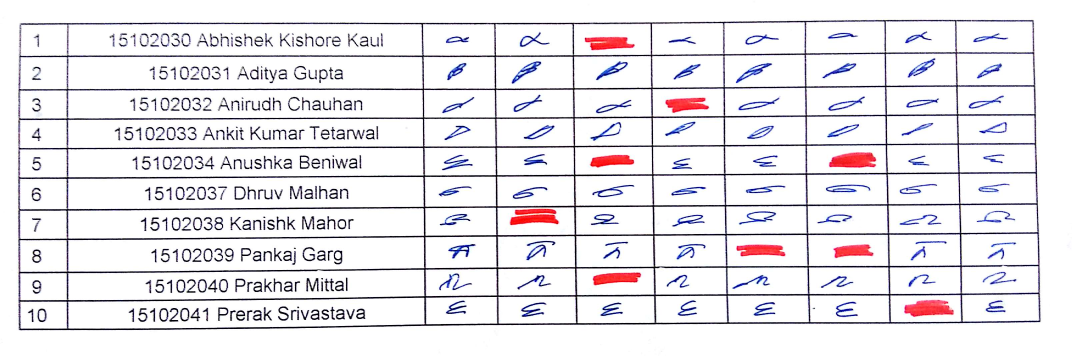
#> input picture phase_III/images/cam03.jpg, 3216 x 1068 px (shown at 1/3 size)
$ python demo.py   (Python 2 division)
#> lines starting #> are read from the running program, lines starting #| are printed output that depends on the picture; after the words box and inside, x2 and y2 are one past the last pixel; in counts of white or black regions, pixels touching at a corner belong together
import cv2
import numpy as np
# from fpt import four_point_transform
import PyTesser.pytesser as pyt
from PIL import Image
# import time

def show(str, im):
    H,W=(480.0,300.0)
##    H,W=(480.0*0.8,300.0*0.8)
    l = len(im.shape)
    if l == 3:
        [h, w, x] = im.shape;
    else:
        [h, w, ] = im.shape;
    # print h,w
    if h > H or w > W:
        x = [H / h, W / w];
        # print x
        x = max(x)
        if x < 1.0:
            im = cv2.resize(im, (0, 0), fx=x, fy=x)
    cv2.imshow(str, im);
# [91 lines left out: functions change, order_points, four_point_transform, findRegion, not called in this run]
def findLargestContourIndex(contours):
    maxIndex = 0;
    maxArea = cv2.contourArea(contours[0]);
    for i in range(0, len(contours)):
        r = cv2.boundingRect(contours[i]);
        area = r[2] * r[3];
        # print area
        if area > maxArea:
            maxIndex = i;
            maxArea = area;
    # print maxArea;
    # print maxIndex
    # print len(contours)
    return maxIndex;
# [57 lines left out: functions showEachCell, findAttendance, not called in this run]
def getLargestContour(im):
    contours, hier = cv2.findContours(im.copy(), cv2.RETR_CCOMP, cv2.CHAIN_APPROX_SIMPLE)
    maxIndex = findLargestContourIndex(contours);
    maxPt = tuple(contours[maxIndex][0][0])
    # # print maxPt
    # cv2.circle(img,maxPt,1,(0,255,0),thickness=2,lineType=-1);
    h,w=im.shape
    mask = np.zeros((h + 2, w + 2), np.uint8)
    cv2.floodFill(im, mask, maxPt, 127);
    # [9 lines of commented-out code are left out]
    im = cv2.inRange(im, 127, 127);
    return im;
# engine=pyttsx.init()

def findGrid(img):
    gray = cv2.cvtColor(img, cv2.COLOR_BGR2GRAY);
    h, w = gray.shape;
    ret, temp = cv2.threshold(gray, 127, 255, cv2.THRESH_BINARY);
    show('Image', gray)
    cv2.waitKey(0);

    # kernel=np.ones((1,1),dtype=np.uint8);
    # temp=cv2.erode(temp,kernel,iterations=1);
    # show('Image', temp);
    # cv2.waitKey(0);
    # cv2.drawContours(img, contours, -1, (0,255,0), 2)
    # show('Image',img);
    # cv2.waitKey(0);

    temp = abs(255 - temp);

    imGrid = getLargestContour(temp);

    imGrid = abs(255 - imGrid);

    show('Image',imGrid)
    cv2.waitKey(0);

    kernel = np.ones((25, 25), dtype=np.uint8);
    imGrid = cv2.erode(imGrid, kernel, iterations=1);
##    mask = np.zeros((h + 2, w + 2), np.uint8)
##    cv2.floodFill(imGrid,mask,(0,0),0);

    return imGrid

# [47 lines left out: functions checkPresent, arrangeCells, not called in this run]

def simplify(im,imGrid):

    imGrid = 255-imGrid
    contours,ret=cv2.findContours(imGrid.copy(),cv2.RETR_LIST,cv2.CHAIN_APPROX_SIMPLE)
    contours = sorted(contours, key = cv2.contourArea, reverse = True)[:5]
    peri = cv2.arcLength(contours[0],True)
    approx = cv2.approxPolyDP(contours[0], 0.1 * peri, True)
    pts=approx.flatten()
##    cv2.rectangle(imGrid,(pts[0],pts[1]),(pts[4],pts[5]),127,100)
    print pts
    pts=([pts[0],pts[1]],[pts[2],pts[3]],[pts[4],pts[5]],[pts[6],pts[7]])

    show('Image', imGrid)
    cv2.waitKey(0);

    imGrid = four_point_transform(imGrid.copy(), pts)
    im = four_point_transform(im.copy(), pts)

##    show('Image', imGrid)
##    cv2.waitKey(0);

    return im,imGrid

if __name__ == '__main__':

    cv2.destroyAllWindows()

    days=7;noOfStudents=10;
    img = cv2.imread('images//cam03.jpg');
#> img is the input picture: shape (1068, 3216, 3); mean B, G, R 234, 230.2, 232.6
    show('Image', img)
    cv2.waitKey(0);

    imGrid=findGrid(img)
#> in findGrid, `gray = cv2.cvtColor(img, cv2.COLOR_BGR2GRAY);`:
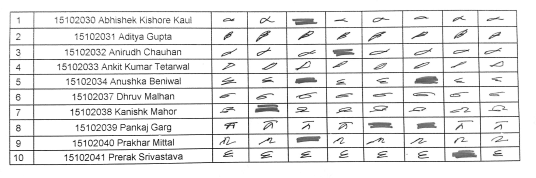
#> gray: shape (1068, 3216) (shown at 1/6 size); min 0, max 255, mean 231.3
#> in findGrid, `ret, temp = cv2.threshold(gray, 127, 255, cv2.THRESH_BINARY);`:
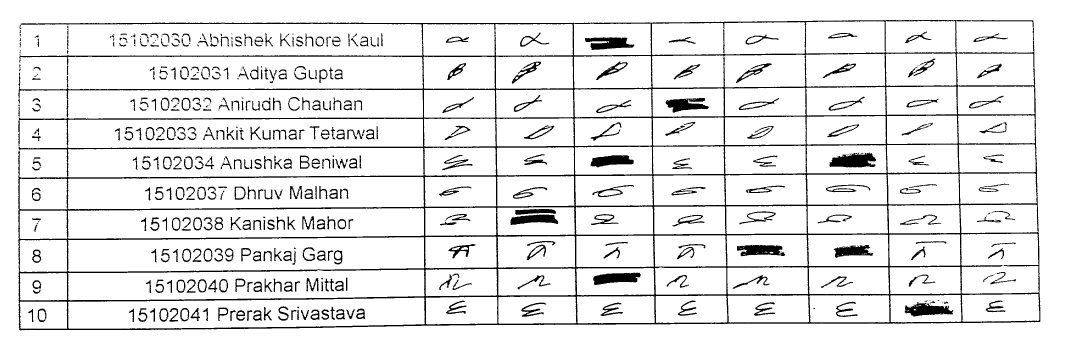
#> temp: shape (1068, 3216) (shown at 1/3 size); 90.9% white; 559 black regions (116 under 20 px), largest, box (x1, y1, x2, y2) and area: (55, 60, 3121, 991) 163032, (2488, 458, 2628, 502) 4482, (1779, 818, 1923, 855) 3673
#> in findGrid, `temp = abs(255 - temp);`:
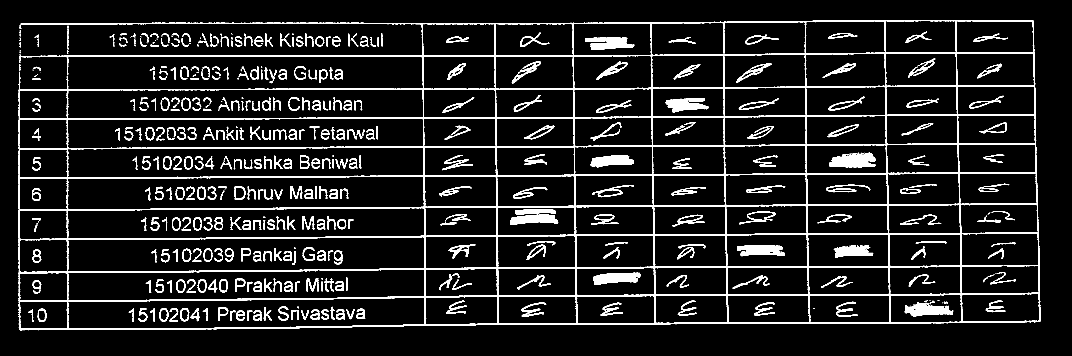
#> temp: shape (1068, 3216) (shown at 1/3 size); 9.1% white; 559 white regions (116 under 20 px)
#> in getLargestContour, `contours, hier = cv2.findContours(im.copy(), cv2.RETR_CCOMP, cv2.CHAIN..`: contours = 849 contours, 241 with area under 20; largest, box (x1, y1, x2, y2) and area: (55, 60, 3121, 991) 2328467, (58, 623, 1273, 718) 103024, (203, 710, 1274, 816) 102076, (201, 530, 1273, 629) 97974, (201, 443, 1272, 533) 90642
#> in findLargestContourIndex, `maxArea = cv2.contourArea(contours[0]);`: maxArea = 471.5
#> the loop in findLargestContourIndex, `for i in range(0, len(contours)):` made 849 passes
#> (r, area, maxArea) on passes 1, 17, 20, 22, 25, 34, 40, 46: ((759, 931, 27, 31), 837, 837), ((1068, 926, 28, 31), 868, 868), ((113, 926, 26, 40), 1040, 1040), ((478, 925, 27, 40), 1080, 1080), ((414, 925, 28, 41), 1148, 1148), ((655, 923, 30, 40), 1200, 1200), ((834, 919, 32, 43), 1376, 1376), ((1802, 908, 66, 40), 2640, 2640)
#> after the loop in findLargestContourIndex, `for i in range(0, len(contours)):`: maxArea = 2854446; maxIndex = 758
#> in getLargestContour, `maxPt = tuple(contours[maxIndex][0][0])`: maxPt = (2650, 60)
#> in getLargestContour, `cv2.floodFill(im, mask, maxPt, 127);`:
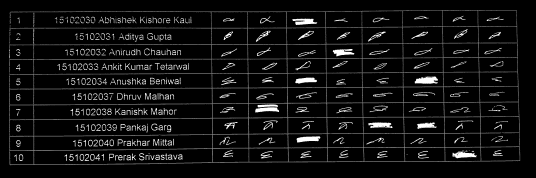
#> im: shape (1068, 3216) (shown at 1/6 size); min 0, max 255, mean 17.1
#> in getLargestContour, `im = cv2.inRange(im, 127, 127);`:
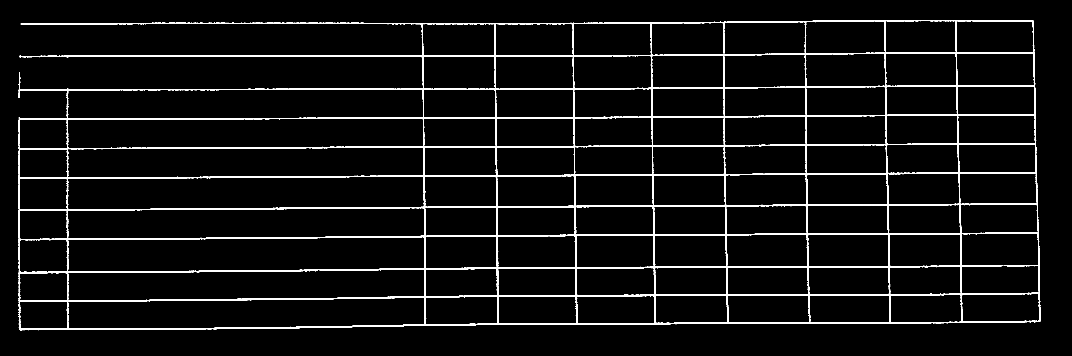
#> im: shape (1068, 3216) (shown at 1/3 size); 4.7% white; 1 white region, box (x1, y1, x2, y2) and area: (55, 60, 3121, 991) 162994
#> call 3 of show, with str = 'Image'
#> in show (call 3), `im = cv2.resize(im, (0, 0), fx=x, fy=x)`:
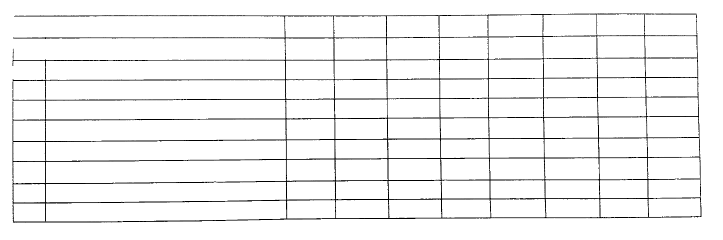
#> im: shape (480, 1445) (shown at 1/2 size); min 0, max 255, mean 242.9
#> in findGrid, `imGrid = cv2.erode(imGrid, kernel, iterations=1);`:
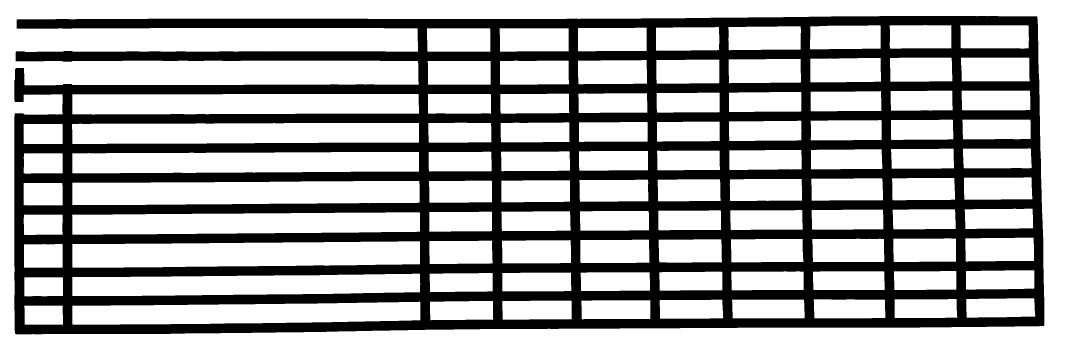
#> imGrid: shape (1068, 3216) (shown at 1/3 size); 66.7% white; 1 black region, box (x1, y1, x2, y2) and area: (43, 48, 3133, 1003) 1144806

    img,imGrid = simplify(img,imGrid)
#> in simplify, `contours,ret=cv2.findContours(imGrid.copy(),cv2.RETR_LIST,cv2.CHAIN_AP..`: contours = 96 contours; largest, box (x1, y1, x2, y2) and area: (43, 48, 3133, 1003) 2696705, (216, 723, 1261, 804) 74384, (216, 542, 1260, 616) 70310, (215, 636, 1261, 705) 63384, (215, 368, 1258, 433) 63190; ret = 96 rows, first 6: [1, -1, -1, -1], [2, 0, -1, -1], [3, 1, -1, -1], [4, 2, -1, -1], [5, 3, -1, -1], [6, 4, -1, -1]
#> in simplify, `contours = sorted(contours, key = cv2.contourArea, reverse = True)[:5]`: contours = 5 contours; box (x1, y1, x2, y2) and area: (43, 48, 3133, 1003) 2696705, (216, 723, 1261, 804) 74384, (216, 542, 1260, 616) 70310, (215, 636, 1261, 705) 63384, (215, 368, 1258, 433) 63190
#> in simplify, `peri = cv2.arcLength(contours[0],True)`: peri = 13340.1
#> in simplify, `approx = cv2.approxPolyDP(contours[0], 0.1 * peri, True)`: approx = [[3111, 49], [45, 1000]]
#> in simplify, `pts=approx.flatten()`: pts = [3111, 49, 45, 1000]
#| [3111   49   45 1000]
#> (the run stopped early here; a loop or call above may not have finished)

$ run again, with phase_III/images/cam01.jpg copied over phase_III/images/cam03.jpg
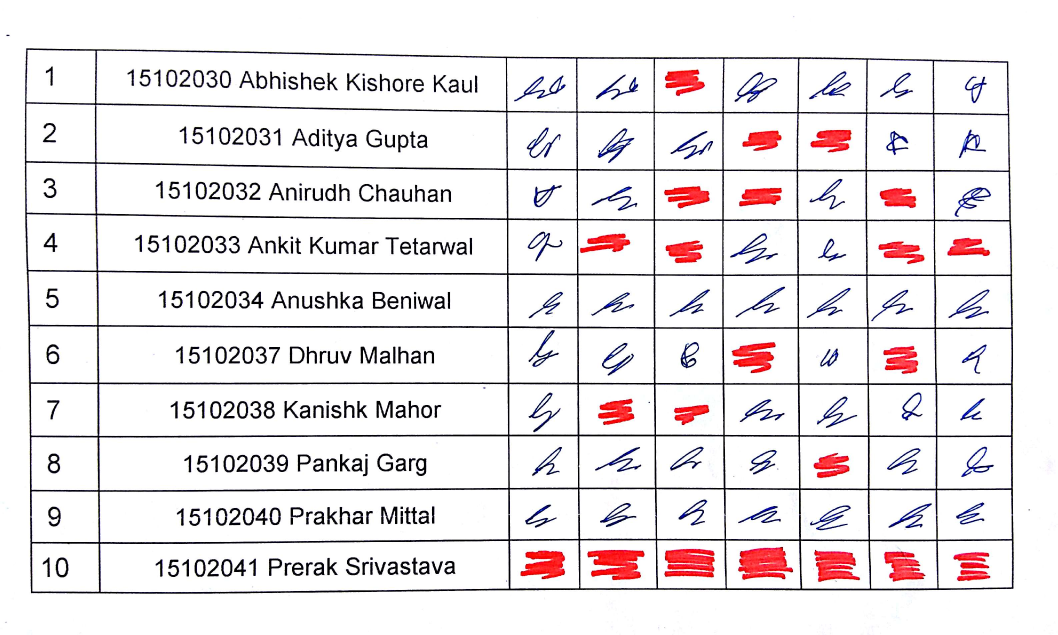
#> input picture phase_III/images/cam01.jpg, 3172 x 1904 px (shown at 1/3 size)
#> img is the input picture: shape (1904, 3172, 3); mean B, G, R 232.8, 231, 236
#> in findGrid, `temp = abs(255 - temp);`:
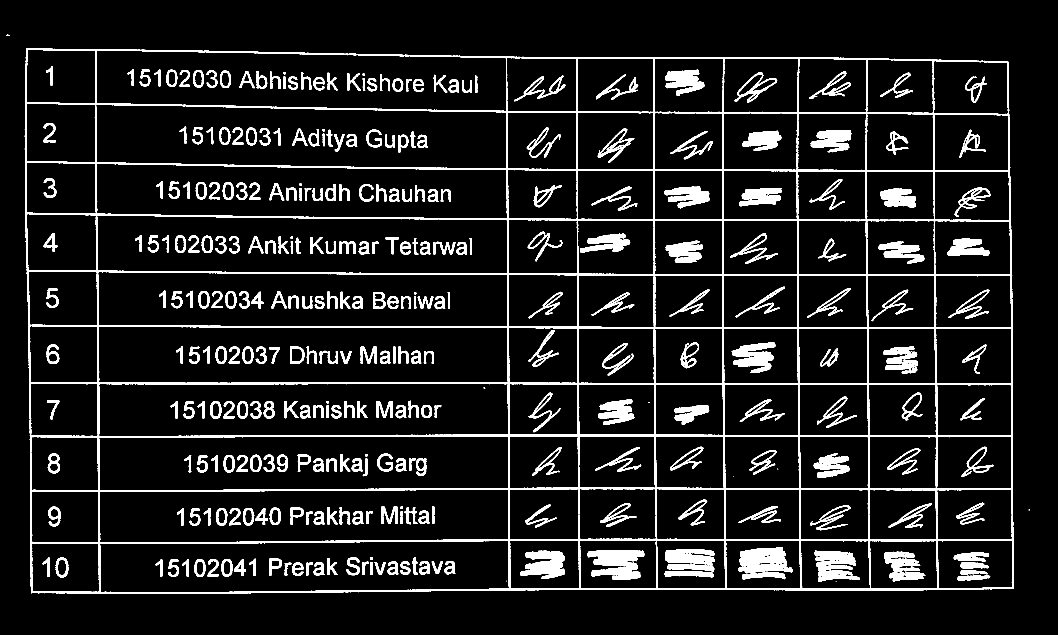
#> temp: shape (1904, 3172) (shown at 1/3 size); 9.2% white; 332 white regions (12 under 20 px)
#> in getLargestContour, `contours, hier = cv2.findContours(im.copy(), cv2.RETR_CCOMP, cv2.CHAIN..`: contours = 801 contours, 215 with area under 20; largest, box (x1, y1, x2, y2) and area: (74, 145, 3041, 1781) 4648244, (298, 1466, 1969, 1628) 251012, (286, 313, 1521, 507) 212112, (295, 979, 1525, 1150) 204324, (290, 645, 1522, 821) 201372
#> in findLargestContourIndex, `maxArea = cv2.contourArea(contours[0]);`: maxArea = 0.5
#> the loop in findLargestContourIndex, `for i in range(0, len(contours)):` made 801 passes
#> (r, area, maxArea) on passes 3, 4, 11, 31: ((2872, 1726, 99, 17), 1683, 1683), ((2227, 1717, 129, 22), 2838, 2838), ((2668, 1715, 108, 30), 3240, 3240), ((2002, 1692, 141, 23), 3243, 3243)
#> after the loop in findLargestContourIndex, `for i in range(0, len(contours)):`: maxArea = 4854012; maxIndex = 715
#> maxPt = (79, 145)
#> in simplify, `contours,ret=cv2.findContours(imGrid.copy(),cv2.RETR_LIST,cv2.CHAIN_AP..`: contours = 91 contours; largest, box (x1, y1, x2, y2) and area: (62, 133, 3053, 1793) 4854092, (300, 326, 1509, 494) 178278, (307, 991, 1512, 1137) 170782, (303, 657, 1510, 809) 168014, (300, 164, 1507, 321) 163142; ret = 91 rows, first 6: [1, -1, -1, -1], [2, 0, -1, -1], [3, 1, -1, -1], [4, 2, -1, -1], [5, 3, -1, -1], [6, 4, -1, -1]
#> in simplify, `contours = sorted(contours, key = cv2.contourArea, reverse = True)[:5]`: contours = 5 contours; box (x1, y1, x2, y2) and area: (62, 133, 3053, 1793) 4854092, (300, 326, 1509, 494) 178278, (307, 991, 1512, 1137) 170782, (303, 657, 1510, 809) 168014, (300, 164, 1507, 321) 163142
#> peri = 9251.1
#> approx = [[67, 133], [81, 1791], [3052, 1776], [3035, 172]]
#> in simplify, `pts=approx.flatten()`: pts = [67, 133, 81, 1791, 3052, 1776, 3035, 172]
#| [  67  133   81 1791 3052 1776 3035  172]
#> in simplify, `pts=([pts[0],pts[1]],[pts[2],pts[3]],[pts[4],pts[5]],[pts[6],pts[7]])`: pts = ([67, 133], [81, 1791], [3052, 1776], [3035, 172])
#> in order_points, `pts = np.array(pts, dtype="float32")`: pts = [[67, 133], [81, 1791], [3052, 1776], [3035, 172]]
#> s = [200, 1872, 4828, 3207]
#> diff = [66, 1710, -1276, -2863]
#> rect = [[67, 133], [3035, 172], [3052, 1776], [81, 1791]]
#> tl = [67, 133]; tr = [3035, 172]; br = [3052, 1776]; bl = [81, 1791]
#> widthA = 2971
#> widthB = 2968.3
#> maxWidth = 2971
#> heightA = 1604.1
#> heightB = 1658.1
#> maxHeight = 1658
#> dst = [[0, 0], [2970, 0], [2970, 1657], [0, 1657]]
#> M = [[0.968, -0.00817, -63.74], [-0.0131, 1, -132.1], [-1.1e-05, 8.18e-07, 1]]
#> warped: shape (1658, 2971, 3)
#> in findAttendance, `contours, hier = cv2.findContours(imGrid.copy(), cv2.RETR_CCOMP, cv2.C..`: contours = 91 contours; largest, box (x1, y1, x2, y2) and area: (0, 0, 2971, 1658) 4916420, (224, 191, 1415, 348) 176090, (226, 857, 1412, 1003) 168451, (225, 523, 1414, 669) 165791, (225, 27, 1416, 172) 161150
#> the loop in arrangeCells, `for c in contours:` made 91 passes
#> after the loop in arrangeCells, `for c in contours:`: centroids = 91 pairs, first value 109 to 2844, second value 94 to 1571
#> the loop in arrangeCells, `for i in range(0,len(centroids)):` made 91 passes
#> the loop in findAttendance, `for I,c in enumerate(contours):` made 2 passes
#> pass 2, in findAttendance, `roi = im[r[1]:r[1] + r[3], r[0]:r[0] + r[2]];`:
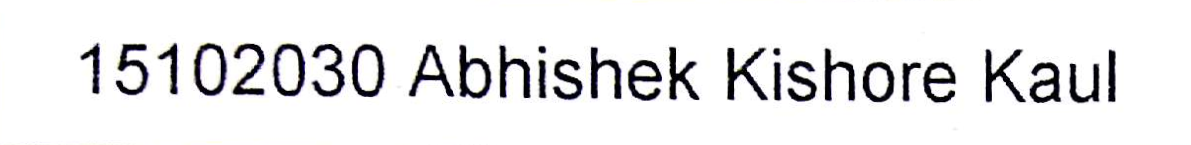
#> roi: shape (145, 1191, 3); mean of channels 0, 1, 2 233.2, 232.4, 232.6; drawn as B, G, R
#> after the loop in findAttendance, `for I,c in enumerate(contours):`: studentAttend = [0, 0, 0, 0, 0, 0, 0, 0, 0, 0]; studentDetails = []

$ run again, with phase_III/images/cam02.jpg copied over phase_III/images/cam03.jpg
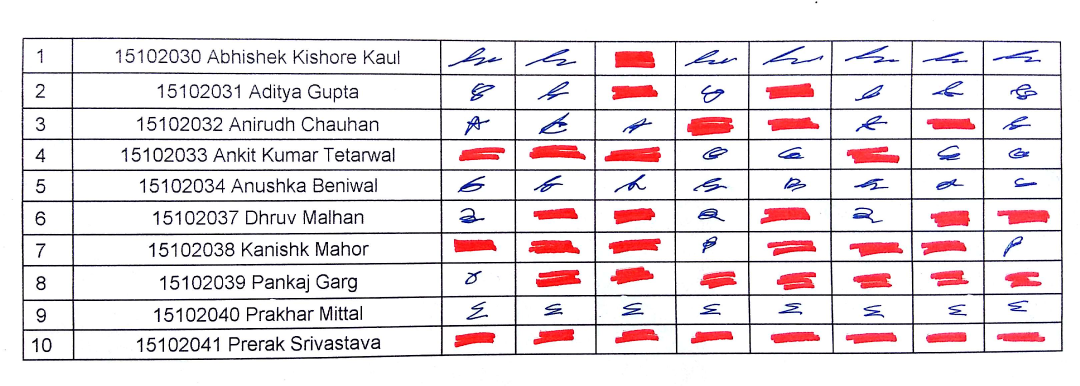
#> input picture phase_III/images/cam02.jpg, 3240 x 1156 px (shown at 1/3 size)
#> img is the input picture: shape (1156, 3240, 3); mean B, G, R 227.7, 224.8, 233.3
#> in findGrid, `temp = abs(255 - temp);`:
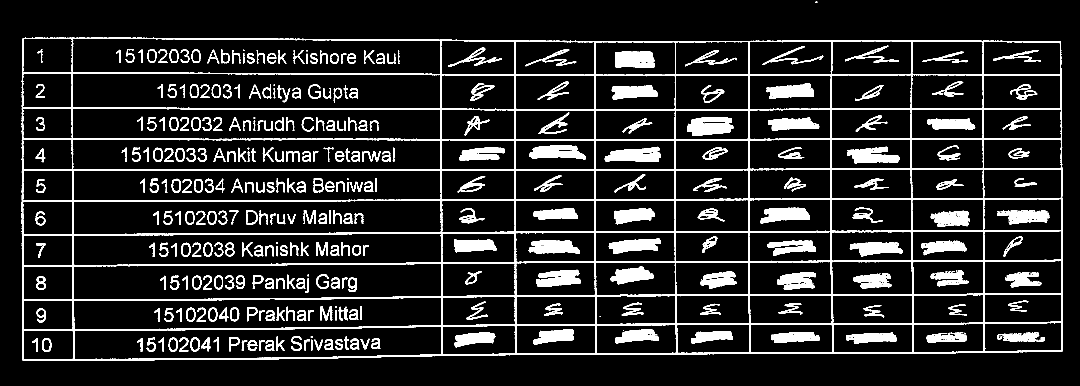
#> temp: shape (1156, 3240) (shown at 1/3 size); 11.7% white; 372 white regions (42 under 20 px)
#> in getLargestContour, `contours, hier = cv2.findContours(im.copy(), cv2.RETR_CCOMP, cv2.CHAIN..`: contours = 1184 contours, 586 with area under 20; largest, box (x1, y1, x2, y2) and area: (65, 113, 3188, 1082) 2943210, (217, 219, 1323, 327) 113164, (218, 115, 1322, 223) 110720, (220, 790, 1325, 900) 109896, (219, 602, 1324, 703) 105943
#> in findLargestContourIndex, `maxArea = cv2.contourArea(contours[0]);`: maxArea = 138
#> the loop in findLargestContourIndex, `for i in range(0, len(contours)):` made 1184 passes
#> (r, area, maxArea) on passes 1, 2, 5, 20, 34, 40, 51: ((725, 1021, 17, 32), 544, 544), ((795, 1020, 28, 32), 896, 896), ((743, 1020, 29, 33), 957, 957), ((126, 1014, 29, 42), 1218, 1218), ((688, 1011, 31, 43), 1333, 1333), ((874, 1008, 32, 44), 1408, 1408), ((2538, 998, 152, 33), 5016, 5016)
#> after the loop in findLargestContourIndex, `for i in range(0, len(contours)):`: maxArea = 3026187; maxIndex = 1083
#> maxPt = (75, 113)
#> in simplify, `contours,ret=cv2.findContours(imGrid.copy(),cv2.RETR_LIST,cv2.CHAIN_AP..`: contours = 101 contours; largest, box (x1, y1, x2, y2) and area: (53, 101, 3200, 1094) 3056806, (230, 231, 1310, 315) 84146, (230, 128, 1309, 210) 81870, (233, 803, 1312, 887) 81203, (232, 614, 1311, 691) 77308; ret = 101 rows, first 6: [1, -1, -1, -1], [2, 0, -1, -1], [3, 1, -1, -1], [4, 2, -1, -1], [5, 3, -1, -1], [6, 4, -1, -1]
#> in simplify, `contours = sorted(contours, key = cv2.contourArea, reverse = True)[:5]`: contours = 5 contours; box (x1, y1, x2, y2) and area: (53, 101, 3200, 1094) 3056806, (230, 231, 1310, 315) 84146, (230, 128, 1309, 210) 81870, (233, 803, 1312, 887) 81203, (232, 614, 1311, 691) 77308
#> peri = 8256.1
#> approx = [[56, 102], [56, 1093], [3199, 1065], [3194, 112]]
#> in simplify, `pts=approx.flatten()`: pts = [56, 102, 56, 1093, 3199, 1065, 3194, 112]
#| [  56  102   56 1093 3199 1065 3194  112]
#> in simplify, `pts=([pts[0],pts[1]],[pts[2],pts[3]],[pts[4],pts[5]],[pts[6],pts[7]])`: pts = ([56, 102], [56, 1093], [3199, 1065], [3194, 112])
#> in order_points, `pts = np.array(pts, dtype="float32")`: pts = [[56, 102], [56, 1093], [3199, 1065], [3194, 112]]
#> s = [158, 1149, 4264, 3306]
#> diff = [46, 1037, -2134, -3082]
#> rect = [[56, 102], [3194, 112], [3199, 1065], [56, 1093]]
#> tl = [56, 102]; tr = [3194, 112]; br = [3199, 1065]; bl = [56, 1093]
#> widthA = 3143.1
#> widthB = 3138
#> maxWidth = 3143
#> heightA = 953
#> heightB = 991
#> dst = [[0, 0], [3142, 0], [3142, 990], [0, 990]]
#> M = [[0.962, -5.92e-18, -53.9], [-0.00319, 1, -101.8], [-1.22e-05, 1.67e-06, 1]]
#> warped: shape (991, 3143, 3)
#> in findAttendance, `contours, hier = cv2.findContours(imGrid.copy(), cv2.RETR_CCOMP, cv2.C..`: contours = 101 contours; largest, box (x1, y1, x2, y2) and area: (0, 0, 3143, 991) 3106801, (168, 129, 1225, 212) 81884, (168, 25, 1225, 105) 79882, (171, 708, 1226, 786) 78896, (170, 516, 1226, 590) 75186
#> the loop in arrangeCells, `for c in contours:` made 101 passes
#> after the loop in arrangeCells, `for c in contours:`: centroids = 101 pairs, first value 83 to 3009, second value 64 to 934
#> the loop in arrangeCells, `for i in range(0,len(centroids)):` made 101 passes
#> the loop in findAttendance, `for I,c in enumerate(contours):` made 2 passes
#> pass 2, in findAttendance, `roi = im[r[1]:r[1] + r[3], r[0]:r[0] + r[2]];`:
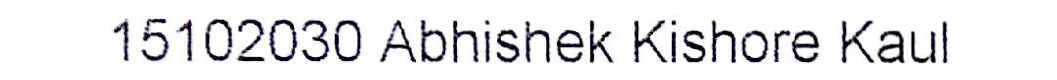
#> roi: shape (80, 1057, 3); mean of channels 0, 1, 2 232.9, 231, 231.5; drawn as B, G, R
#> after the loop in findAttendance, `for I,c in enumerate(contours):`: studentAttend = [0, 0, 0, 0, 0, 0, 0, 0, 0, 0]; studentDetails = []
